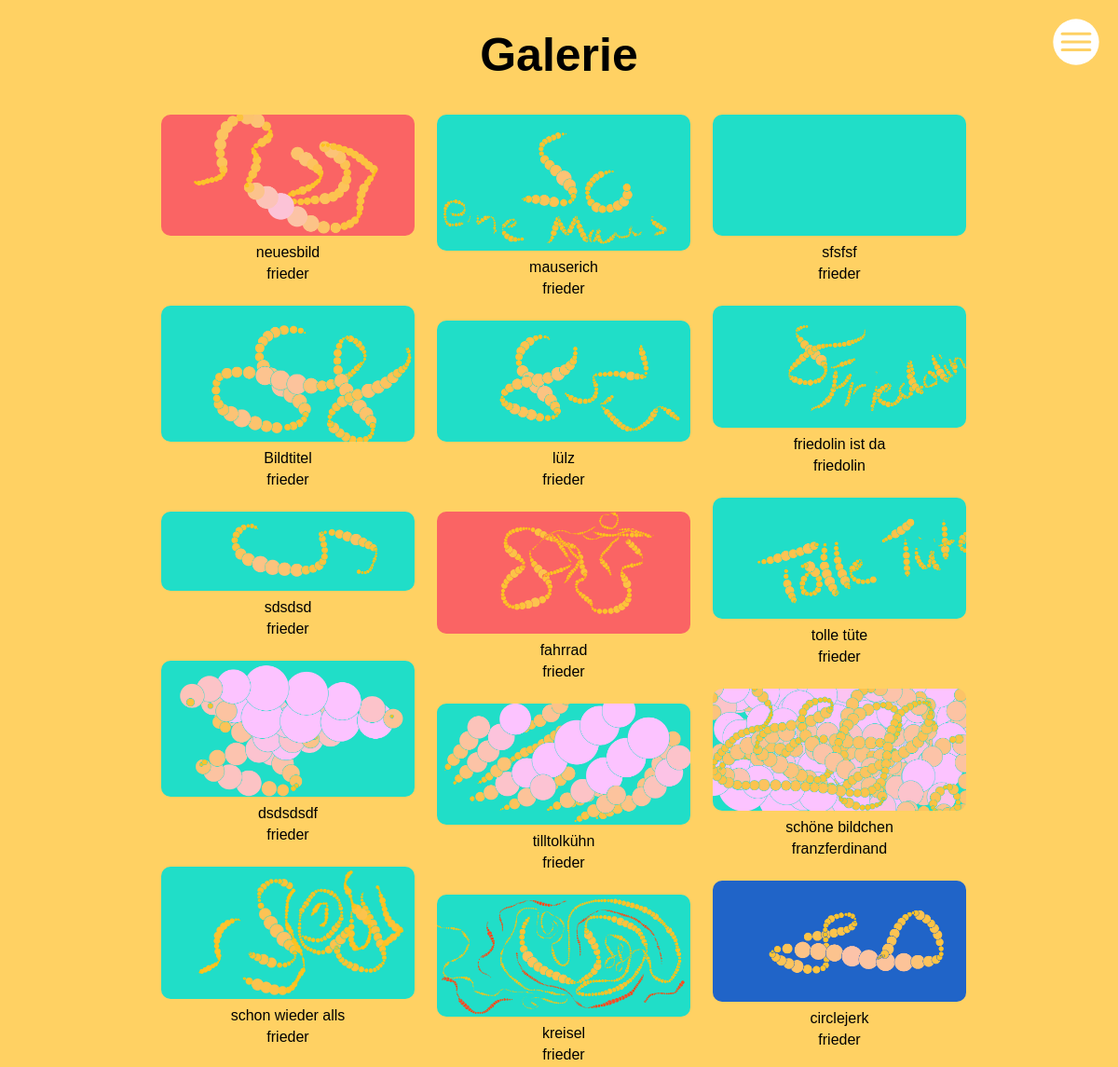
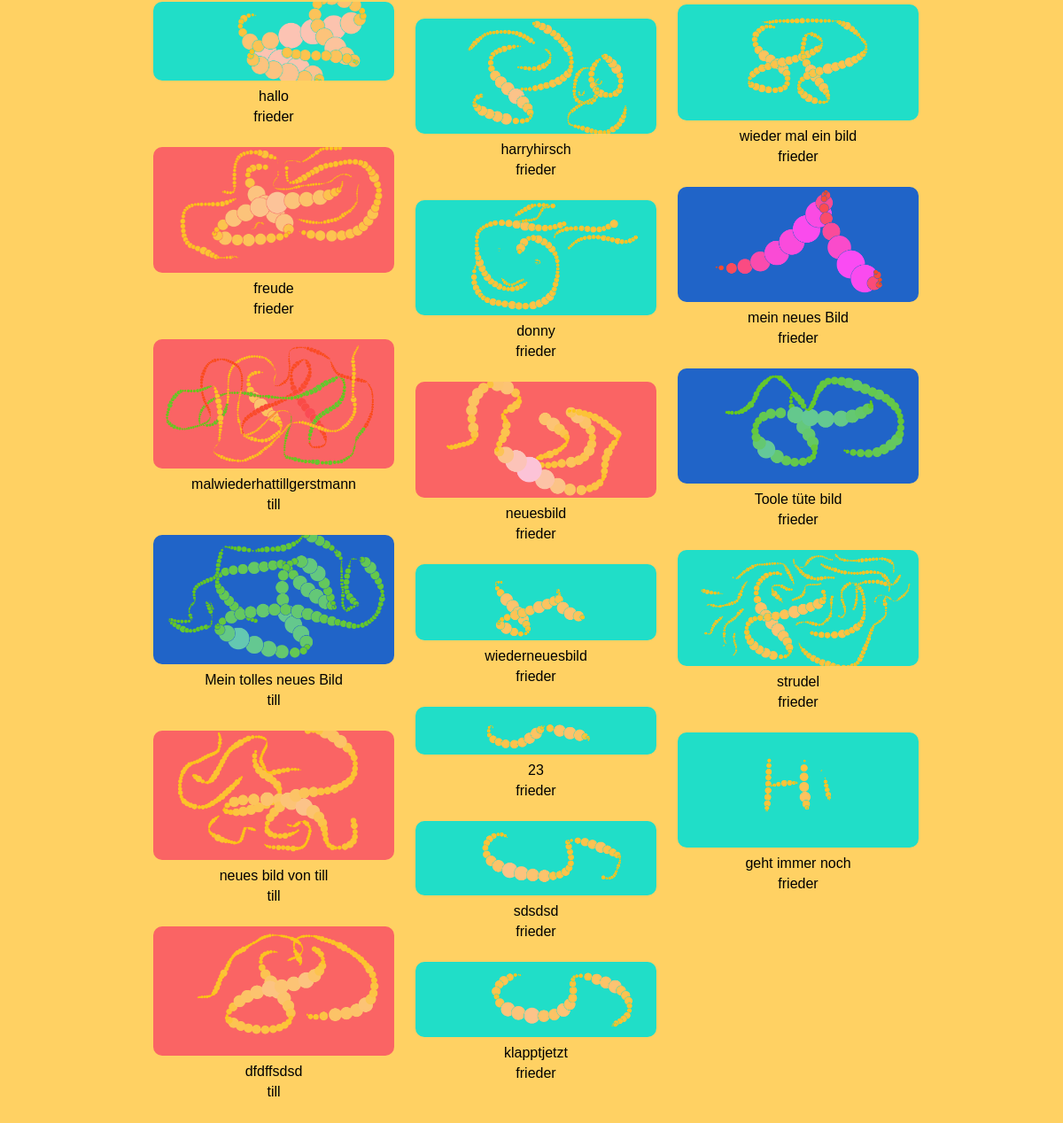
The page /gallery on the database its author committed (2 pictures, top to bottom).
### malprogramm/models.py (models this page shows)
class Image(db.Model):
    id = db.Column(db.Integer, primary_key=True, autoincrement=True)
    filename = db.Column(db.String, nullable=False)
    user_id = db.Column(db.Integer, db.ForeignKey('user.id'), nullable=False)
    user = db.relationship('User')

class User(db.Model, UserMixin):
    id = db.Column(db.Integer, primary_key=True)
    email = db.Column(db.String(255), unique=True)
    username = db.Column(db.String(255), unique=True)
    password = db.Column(db.String(255))
    active = db.Column(db.Boolean())
    confirmed_at = db.Column(db.DateTime())
    roles = db.relationship('Role', secondary=roles_users,
                            backref=db.backref('users', lazy='dynamic'))

### malprogramm/views.py (the view)
@app.route('/gallery')
def gallery():
    all_images = Image.query.all()
    return render_template('gallery.html', images=all_images)

### malprogramm/templates/gallery.html (shortened to what this page needs)
<!DOCTYPE html>
<html lang="en">
<head>
    <link rel="stylesheet" href="https://use.typekit.net/nwm8nua.css">
    <link rel="stylesheet" href="static/styles.css">
    <link rel="stylesheet" href="static/lightbox.css">
</head>
<body id="gallery" class="gallery" onscroll="closeLightbox()">
    <button class="nav_menu_button"></button>
    <h1 id="head_gallery">Galerie</h1>
    <div id="body_gallery" class="hidden">
        <div class="list_gallery">
            {% for image in images %}
            <div id="img_gallery">
                <img id="{{ image.id }}" class="image" src="/download/{{ image.filename +".png" }}" onclick="openLightbox(this.src)">
                <p>{{ image.filename }}</p>
                <p>{{ image.user.username }}</p>
            </div>
            {% endfor %}
        </div>
    </div>
</body>
</html>

### malprogramm/static/styles.css (style rules this page uses)
* { margin: 0px; padding: 0px; }
body { overflow: hidden; font-family: mic-32-new-rounded-web, sans-serif; background-color: rgb(255, 209, 99); }
.gallery { overflow-y: visible; }
#body_gallery { width: 80%; margin: 0 auto; display: flex; justify-content: center; align-items: center; flex-direction: column; padding-bottom: 100px; }
#head_gallery { width: 80%; font-size: 50px; margin: 0 auto; padding-top: 30px; text-align: center; }
.list_gallery { padding-top: 30px; columns: 5 200px; column-gap: 1.5rem; width: 90%; margin: 0 auto; }
.list_gallery div { margin-bottom: 10px; display: inline-block; width: 100%; padding: 5px; }
.list_gallery div img { width: 100%; border-radius: 10px; cursor: pointer; }
.list_gallery div p { margin: 5px 0; padding: 0; text-align: center; }
.nav_menu_button { width: 50px; height: 50px; right: 20px; top: 20px; position: fixed; z-index: 1000; border: none; background-color: transparent; background-image: url("/static/img_menu/hamburger.svg"); cursor: pointer; }

### rows shown on the page
Image: filename (picture), filename "neuesbild", user.username "frieder"
Image: filename (picture), filename "Bildtitel", user.username "frieder"
Image: filename (picture), filename "sdsdsd", user.username "frieder"
Image: filename (picture), filename "dsdsdsdf", user.username "frieder"
Image: filename (picture), filename "schon wieder alls", user.username "frieder"
Image: filename (picture), filename "hallo", user.username "frieder"
Image: filename (picture), filename "freude", user.username "frieder"
Image: filename (picture), filename "malwiederhattillgerstmann", user.username "till"
Image: filename (picture), filename "Mein tolles neues Bild", user.username "till"
Image: filename (picture), filename "neues bild von till", user.username "till"
Image: filename (picture), filename "dfdffsdsd", user.username "till"
Image: filename (picture), filename "mauserich", user.username "frieder"
Image: filename (picture), filename "lülz", user.username "frieder"
Image: filename (picture), filename "fahrrad", user.username "frieder"
Image: filename (picture), filename "tilltolkühn", user.username "frieder"
Image: filename (picture), filename "kreisel", user.username "frieder"
Image: filename (picture), filename "harryhirsch", user.username "frieder"
Image: filename (picture), filename "donny", user.username "frieder"
Image: filename (picture), filename "neuesbild", user.username "frieder"
Image: filename (picture), filename "wiederneuesbild", user.username "frieder"
Image: shows a picture, filename "23", user.username "frieder"
Image: filename (picture), filename "sdsdsd", user.username "frieder"
Image: filename (picture), filename "klapptjetzt", user.username "frieder"
Image: filename (picture), filename "sfsfsf", user.username "frieder"
Image: filename (picture), filename "friedolin ist da", user.username "friedolin"
Image: filename (picture), filename "tolle tüte", user.username "frieder"
Image: filename (picture), filename "schöne bildchen", user.username "franzferdinand"
Image: filename (picture), filename "circlejerk", user.username "frieder"
Image: filename (picture), filename "wieder mal ein bild", user.username "frieder"
Image: filename (picture), filename "mein neues Bild", user.username "frieder"
Image: filename (picture), filename "Toole tüte bild", user.username "frieder"
Image: filename (picture), filename "strudel", user.username "frieder"
Image: filename (picture), filename "geht immer noch", user.username "frieder"
